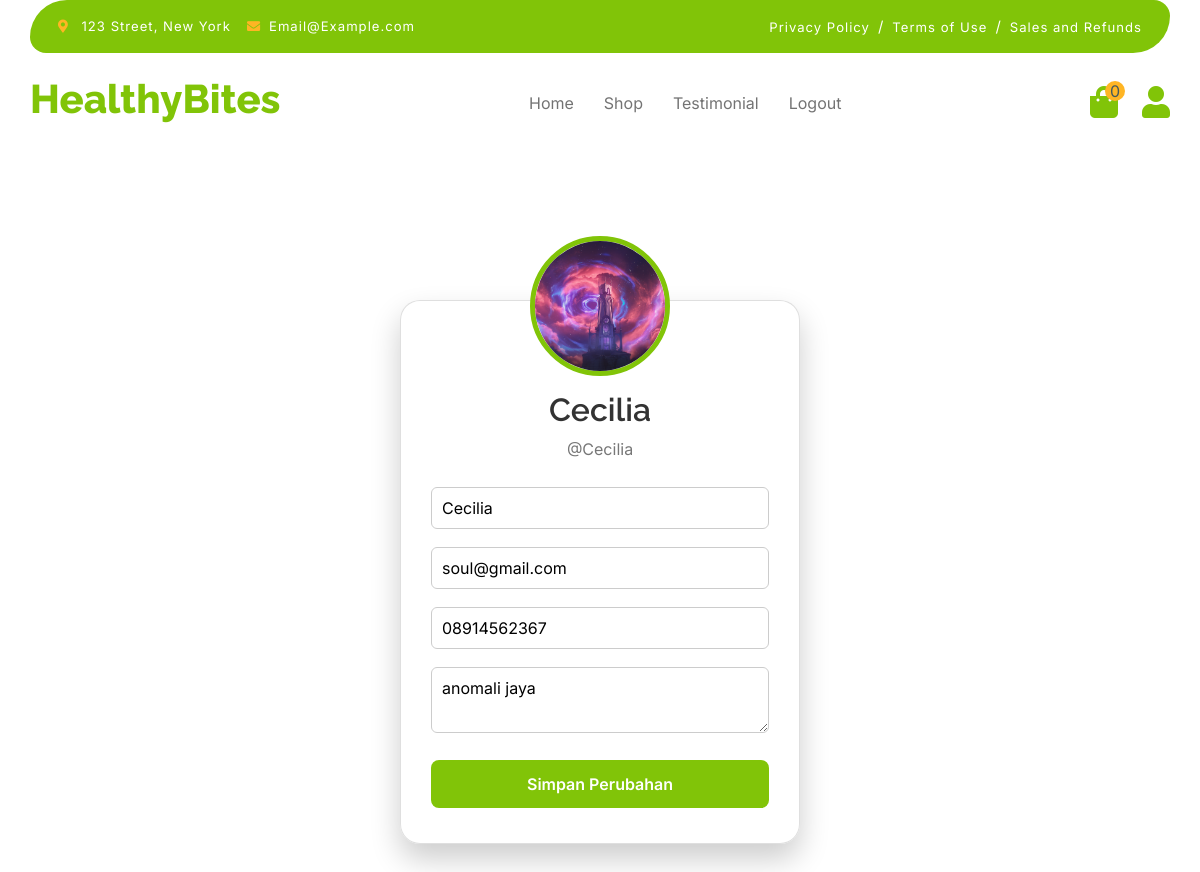
Page /Profiles.php (signed in) on the committed database.
### tables this page shows
CREATE TABLE `users` (
  `id` int(11) NOT NULL,
  `username` varchar(50) NOT NULL,
  `email` varchar(190) NOT NULL,
  `password` varchar(255) NOT NULL,
  `created_at` timestamp NOT NULL DEFAULT current_timestamp(),
  `photo` varchar(255) NOT NULL,
  `phone` varchar(13) NOT NULL,
  `address` text NOT NULL
);

### Profiles.php (the view, shortened to what this page needs)
<?php
require_once 'config.php';
$user_id = $_SESSION['user_id'];
$stmt = $conn->prepare("SELECT username, email, phone, address, photo FROM users WHERE id = ?");
$stmt->bind_param("i", $user_id);
$stmt->execute();
$result = $stmt->get_result();
$user = $result->fetch_assoc();
?>
<!DOCTYPE html>
<html lang="id">
<head>
  <link rel="stylesheet" href="https://use.fontawesome.com/releases/v5.15.4/css/all.css"/>
  <link href="https://cdn.jsdelivr.net/npm/bootstrap-icons@1.4.1/font/bootstrap-icons.css" rel="stylesheet">
  <link href="lib/lightbox/css/lightbox.min.css" rel="stylesheet">
  <link href="lib/owlcarousel/assets/owl.carousel.min.css" rel="stylesheet">
  <link href="css/bootstrap.min.css" rel="stylesheet">
  <link href="css/style.css" rel="stylesheet">
</head>
<body>
<div class="container-fluid fixed-top">
  <div class="container topbar bg-primary d-none d-lg-block">
    <div class="d-flex justify-content-between">
      <div class="top-info ps-2">
        <small class="me-3"><i class="fas fa-map-marker-alt me-2 text-secondary"></i> <a href="#" class="text-white">123 Street, New York</a></small>
        <small class="me-3"><i class="fas fa-envelope me-2 text-secondary"></i><a href="#" class="text-white">Email@Example.com</a></small>
      </div>
      <div class="top-link pe-2">
        <a href="#" class="text-white"><small class="text-white mx-2">Privacy Policy</small>/</a>
        <a href="#" class="text-white"><small class="text-white mx-2">Terms of Use</small>/</a>
        <a href="#" class="text-white"><small class="text-white ms-2">Sales and Refunds</small></a>
      </div>
    </div>
  </div>
  <div class="container px-0">
    <nav class="navbar navbar-light bg-white navbar-expand-xl">
      <a href="index.php" class="navbar-brand"><h1 class="text-primary display-6">HealthyBites</h1></a>
      <div class="collapse navbar-collapse bg-white" id="navbarCollapse">
        <div class="navbar-nav mx-auto">
          <a href="index.php" class="nav-item nav-link">Home</a>
          <a href="shop.php" class="nav-item nav-link">Shop</a>
          <a href="testimoni.php" class="nav-item nav-link">Testimonial</a>
          <a href="login.php"class="nav-item nav-link">Logout</a>
        </div>
        <div class="d-flex m-3 me-0">
                    <a href="cart.php" class="position-relative me-4 my-auto">
                        <i class="fa fa-shopping-bag fa-2x"></i>
                        <span class="position-absolute bg-secondary rounded-circle d-flex align-items-center justify-content-center text-dark px-1" style="top: -5px; left: 15px; height: 20px; min-width: 20px;">
                            <?php echo $_SESSION['cart_count'] ?? 0; ?>
                        </span>
                    </a>
          <a href="Profiles.php" class="my-auto">
            <i class="fas fa-user fa-2x"></i>
          </a>
        </div>
      </div>
    </nav>
  </div>
</div>
<form class="card" method="POST" enctype="multipart/form-data">
  <label for="photoInput">
    <img id="profilePic" src="<?= $user['photo'] ? 'uploads/' . htmlspecialchars($user['photo']) : 'img/profil.jpg' ?>" alt="Foto Profil" title="Klik untuk ganti foto profil">
  </label>
  <h2><?= htmlspecialchars($user['username']) ?></h2>
  <p class="username">@<?= htmlspecialchars($user['username']) ?></p>
  <input type="text" name="username" value="<?= htmlspecialchars($user['username']) ?>" required placeholder="Username" />
  <input type="email" name="email" value="<?= htmlspecialchars($user['email']) ?>" required placeholder="Email" />
  <input type="text" name="phone" value="<?= htmlspecialchars($user['phone']) ?>" placeholder="Nomor Telepon" />
  <textarea name="address" placeholder="Alamat"><?= htmlspecialchars($user['address']) ?></textarea>
  <button type="submit" class="btn">Simpan Perubahan</button>
</form>
</body>
</html>

### css/style.css (style rules this page uses)
.btn { font-weight: 600; transition: .5s; }
.fixed-top { transition: 0.5s; background: var(--bs-white); border: 0; }
.topbar { padding: 20px; border-radius: 230px 100px; }
.topbar .top-info { font-size: 15px; line-height: 0; letter-spacing: 1px; display: flex; align-items: center; }
.topbar .top-link { font-size: 15px; line-height: 0; letter-spacing: 1px; display: flex; align-items: center; }
.topbar .top-link a { letter-spacing: 1px; }
.navbar .navbar-nav .nav-link { padding: 10px 15px; font-size: 16px; transition: .5s; }
.navbar { height: 100px; border-bottom: 1px solid rgba(255, 255, 255, .1); }

### Profiles.php (style rules this page uses)
* { margin: 0; padding: 0; box-sizing: border-box; font-family: 'Inter', sans-serif; }
body::before { content: ""; position: fixed; inset: 0; background: rgba(255,255,255,0.4); backdrop-filter: blur(4px); z-index: -1; }
body { background: url('melon.jpg') no-repeat center center fixed; background-size: cover; min-height: 100vh; padding-top: 140px; }
.card { background: rgba(255, 255, 255, 0.95); width: 400px; padding: 35px 30px; border-radius: 20px; box-shadow: 0 15px 30px rgba(0,0,0,0.2); text-align: center; margin: 0 auto 50px; margin-top: 160px; }
.card img { width: 140px; height: 140px; border-radius: 50%; object-fit: cover; border: 5px solid #81C408; margin-top: -100px; background: white; cursor: pointer; }
.card h2 { margin-top: 15px; color: #333; }
.card p.username { color: #777; margin-bottom: 20px; }
.btn { margin-top: 15px; background: #81C408; color: white; padding: 12px; width: 100%; border: none; border-radius: 8px; cursor: pointer; font-size: 16px; transition: background 0.3s ease; }
input, textarea { width: 100%; padding: 8px 10px; margin-top: 6px; margin-bottom: 12px; border-radius: 6px; border: 1px solid #ccc; }

### rows in the picture
users: photo (picture), username "Cecilia", email "soul@gmail.com", phone "08914562367", address "anomali jaya"

### other values in the picture
$_SESSION['cart_count'] "0"
